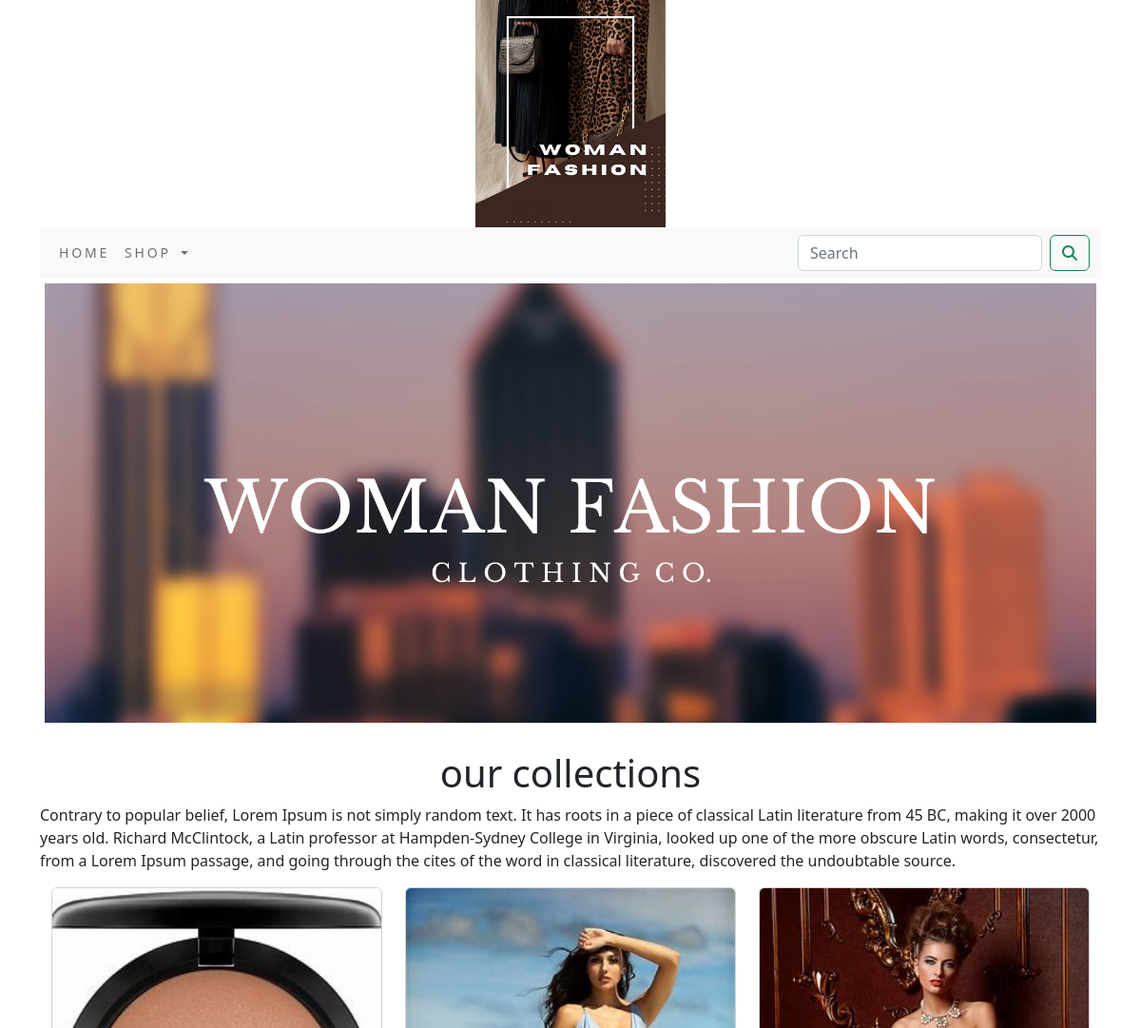
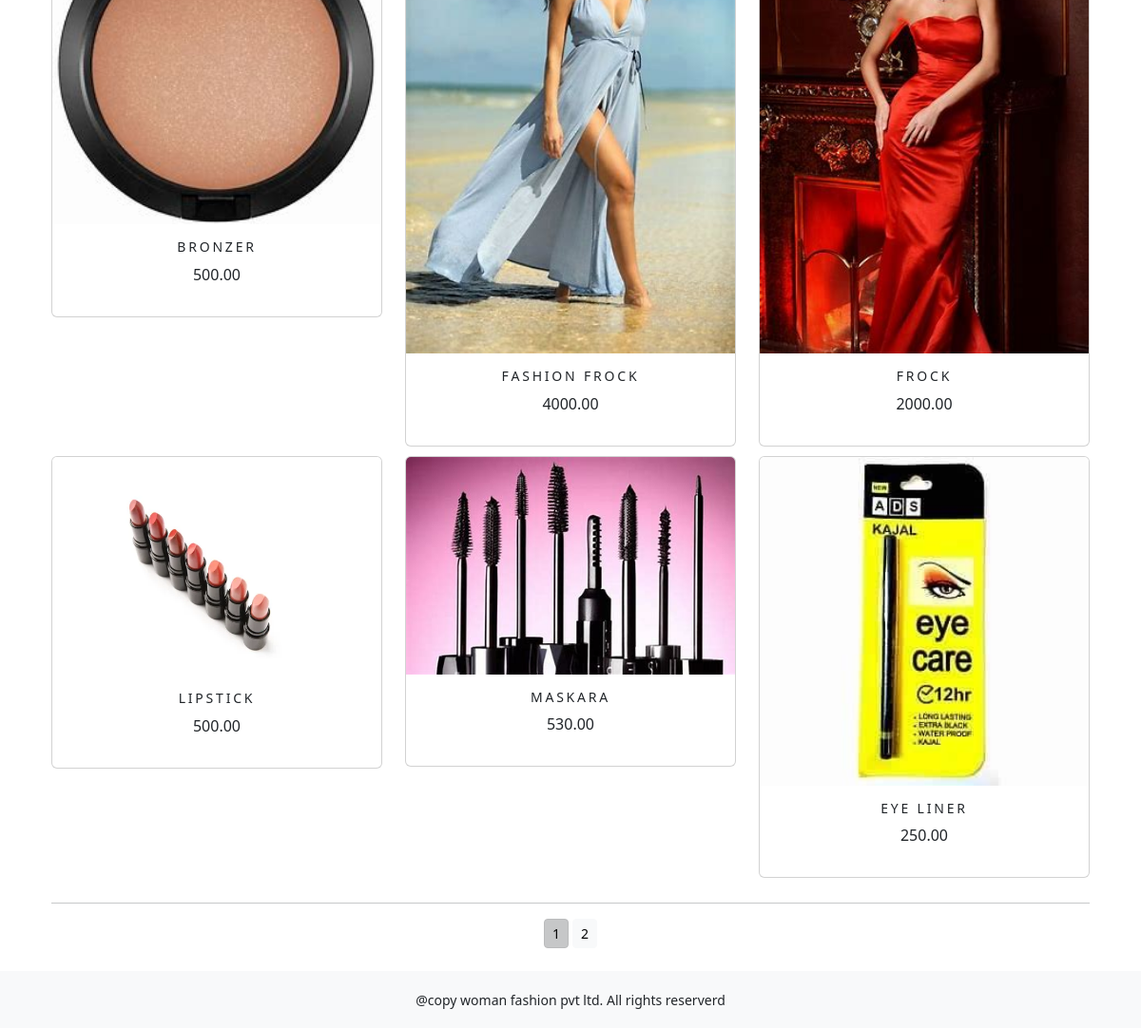
The page /shopapp/ on the database its author committed (2 pictures, top to bottom).
### shopapp/models.py (models this page shows, shortened)
class Product(models.Model):
    name=models.CharField(max_length=250,unique=True)
    slug= models.SlugField(max_length=250, unique=True)
    description= models.TextField(blank=True)
    price= models.DecimalField(max_digits=10,decimal_places=2)
    category= models.ForeignKey(Category,on_delete=models.CASCADE)
    image= models.ImageField(upload_to='product',blank=True)
    stock=models.IntegerField()
    available=models.BooleanField(default=True)
    created=models.DateTimeField(auto_now_add=True)
    updated=models.DateTimeField(auto_now=True)
    def get_url(self):
        return reverse('shopapp:ProdCatDetail',args=[self.category.slug,self.slug])
    class Meta:
        ordering = ('name',)
        verbose_name = 'product'
        verbose_name_plural = 'products'

### shopapp/views.py (the view)
# urls.py: path('', views.AllProdCat, name='AllProdCat'),
def AllProdCat(request,c_slug=None):
    c_page=None
    products_list=None
    if c_slug!=None:
        c_page=get_object_or_404(Category,slug=c_slug)
        products_list=Product.objects.all().filter(category=c_page,available=True)
    else:
        products_list=Product.objects.all().filter(available=True)
    paginator=Paginator(products_list,6)
    try:
        page=int(request.GET.get('page','1'))
    except:
        page=1
    try:
        products=paginator.page(page)
    except (EmptyPage,InvalidPage):
        products=paginator.page(paginator.num_pages)
    return render(request,"category.html",{'category':c_page,'products':products})

### cart/context_processors.py (called while the page is built)
def counter(request):
    item_count=0
    if 'admin' in request.path:
        return {}
    else:
        try:
            cart=Cart.objects.filter(cart_id=_cart_id(request))
            cart_items=CartItem.objects.all().filter(cart=cart[:1])
            for cart_item in cart_items:
                item_count += cart_item.quantity
        except Cart.DoesNotExist:
            item_count = 0
    return dict(item_count=item_count)

### cart/views.py (called while the page is built)
def _cart_id(request):
    cart=request.session.session_key
    if not cart:
        cart=request.session.create()
    return cart

### shopapp/context_processors.py (called while the page is built)
def menu_links(request):
    links=Category.objects.all()
    return dict(links=links)

### shopapp/models.py (called while the page is built)
    def get_url(self):
        return reverse('shopapp:product_by_category',args=[self.slug])

### templates/category.html (shortened to what this page needs)
{% extends 'base.html' %}
{% load static %}
{% block content %}
<div class="mx_auto">
    {% if category %}
    <img class="my_image" src="{{category.image.url}}" alt="{{category.name}}">
</div>
<br>
<div>
    <h1 class="text-center my_title">{{category.name}}</h1>
    <p class="text-justify">{{category.description}}</p>
</div>
    {% else %}
<div>
<img class="my_image my_image_padding" src="{% static 'img/banner.png' %}" alt="our products" width="10px;">
</div>
<br>
<div>
    <h1 class="text-center my-title" >our collections</h1>
    <p class="text-justify">Contrary to popular belief, Lorem Ipsum is not simply random text. It has roots in a piece of classical Latin literature from 45 BC, making it over 2000 years old. Richard McClintock, a Latin professor at Hampden-Sydney College in Virginia, looked up one of the more obscure Latin words, consectetur, from a Lorem Ipsum passage, and going through the cites of the word in classical literature, discovered the undoubtable source.</p>
</div>
    {% endif %}
<div class="container">
    <div class="row mx_auto">
        {% for product in products.object_list %}
        <div class="my_bottom_margin col-9 col-sm-12 col-md-4 xol-lg-4">
            <div class="card text-center" style="min-width:18rem;">
                <a href="{{product.get_url}}"><img class="card-img-top my_image" src="{{product.image.url}}" alt="{{product.name}}"></a>
            <div class="card-body" >
                <h4>{{product.name}}</h4>
                <p>{{product.price}}</p>
            </div>
            </div>
        </div>
        {% endfor %}
    </div>
    <div class="mx-auto">
        {% if products.paginator.num_pages > 1 %}
        <hr>
        <div class="text-center">
            {% for pg in products.paginator.page_range %}
                <a href="?page={{pg}}" class="btn btn-light btn-sm {% if products.number == pg %} active {% endif %}">{{pg}}</a>
            {% endfor %}
        </div>
        {% endif %}
    </div>
    <br>
</div>
{% endblock %}

### templates/base.html (shortened to what this page needs)
{% load static %}
<!DOCTYPE html>
<html lang="en">
<head>
    <link rel="stylesheet" href="{% static 'css/custom.css' %}">
    <link rel="stylesheet" href="{% static 'css/bootstrap.min.css' %}">
</head>
<body>
<div>
<div class="container">
{% include 'header.html' %}
{% include 'nav.html' %}
{% block content %}
{% endblock %}
</div>
</div>
{% include 'footer.html' %}
</body>
</html>

### templates/header.html
{% load static %}
<header>
    <center>
        <a href="{% url 'shopapp:AllProdCat' %}"></a><img src="{% static 'img/logo.png' %}" style="width:18%;" alt="logimage">
    </center>
</header>

### templates/nav.html (shortened to what this page needs)
<nav class="navbar navbar-expand-lg navbar-light bg-light">
  <div class="container-fluid">
    <div class="collapse navbar-collapse" id="navbarSupportedContent">
      <ul class="navbar-nav me-auto mb-2 mb-lg-0">
        <li class="nav-item">
          <a class="nav-link" href="#">Home</a>
        </li>
        <li class="nav-item dropdown {% if 'shopapp' in request.path %} active {% endif %}">
          <a class="nav-link dropdown-toggle" href="#" role="button" data-bs-toggle="dropdown" aria-expanded="false">
            Shop
          </a>
        </li>
      </ul>
      <form class="d-flex" action="{% url 'search_app:SearchResult' %}" method="get">
        <input class="form-control me-2" type="search" placeholder="Search" name="q" aria-label="Search">
        <button class="btn btn-outline-success" type="submit"><i class="fa fa-search"></i></button>
      </form>
    </div>
  </div>
</nav>

### templates/footer.html
<div class="footer navbar-fixed-bottom my_footer">
    <p class="text-center">@copy woman fashion pvt ltd. All rights reserverd</p>
</div>

### static/css/custom.css (style rules this page uses)
body { font-family: 'Roboto', sans-serif; }
.nav-item { letter-spacing:.2em; font-size:14px; text-transform:uppercase; }
.my_footer { background-color:#f8f9fa; height:60px; }
.my_footer p { padding-top:20px; font-size:14px; }
.my_image { width:100%; height:auto; }
.my_image_padding { padding:5px; }
.my_bottom_margin { margin-bottom:10px; }
.card-body h4 { font-size:14px; text-transform:uppercase; letter-spacing:.2em; }

### rows shown on the page
Product: image (picture), name "BRONZER", price "500.00"
Product: image (picture), name "FASHION FROCK", price "4000.00"
Product: image (picture), name "FROCK", price "2000.00"
Product: image (picture), name "LIPSTICK", price "500.00"
Product: image (picture), name "MASKARA", price "530.00"
Product: image (picture), name "EYE LINER", price "250.00"

### other values the page prints
{{ pg }} "1" "2"
